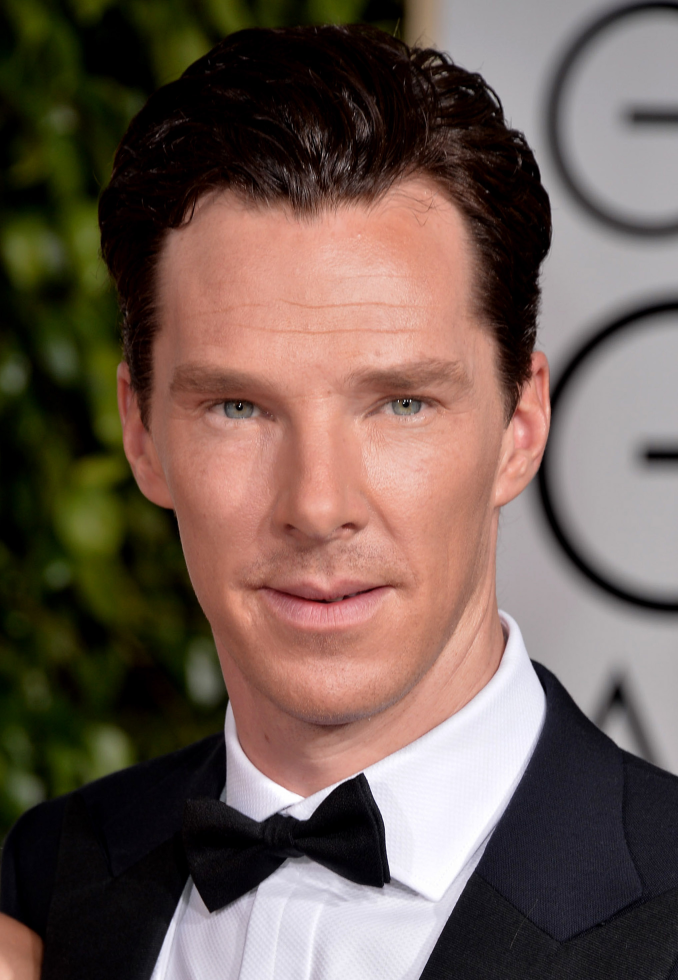
#> input picture Dataset/Train/Benedict Cumberbatch/1.jpg, 2034 x 2940 px (shown at 1/3 size); its folder holds only this picture in this run
$ python Main.py
#> lines starting #> are read from the running program, lines starting #| are printed output that depends on the picture
import cv2
import os
import numpy as np

def get_train_image(path):
    '''
        To get a list of train images, images label, and images index using the given path

        Parameters
        ----------
        path : str
            Location of train root directory

        Returns
        -------
        list
            List containing all the train images
        list
            List containing all train images label
        list
            List containing all train images indexes
    '''
    persons_name = os.listdir(path)

    # gambar muka
    img_list = []

    # label
    class_list = []

    # index
    index_list = []

    for idx, person_name in enumerate(persons_name):
        image_name_path = os.path.join(path,person_name)

        for image_name in os.listdir(image_name_path):
            image_path = os.path.join(image_name_path, image_name)
            image = cv2.imread(image_path)

            height = image.shape[0]
            width = int(image.shape[1] * (200 / height))
            image = cv2.resize(image, (width, 200))

            img_list.append(image)
            index_list.append(idx)

        class_list.append(person_name)
    return img_list, class_list, index_list


def get_all_test_folders(path):
    '''
        To get a list of test subdirectories using the given path

        Parameters
        ----------
        path : str
            Location of test root directory

        Returns
        -------
        list
            List containing all the test subdirectories
    '''
    test_dir = [i for i in os.listdir(path)]
    return test_dir


# [26 lines left out: function get_all_test_images, not called in this run]


def detect_faces_and_filter(faces_list, labels_list=None):
    '''
        To detect a face from given image list and filter it if the face on
        the given image is not equals to one

        Parameters
        ----------
        faces_list : list
            List containing all loaded images
        labels_list : list
            List containing all image classes labels

        Returns
        -------
        list
            List containing all filtered and cropped face images in grayscale
        list
            list containing image gray face location
        list
            List containing all filtered image classes label
    '''
    image = []
    face_locs = []
    label = []

    face_cascade = cv2.CascadeClassifier('haarcascade_frontalface_default.xml')


    for i, j in enumerate(faces_list):
        gray_img = cv2.cvtColor(j, cv2.COLOR_BGR2GRAY)

        detected_faces = face_cascade.detectMultiScale(gray_img, scaleFactor = 1.3, minNeighbors = 5)
        if len(detected_faces) < 1:
            continue

        (x, y, w, h) = detected_faces[0]
        face_img = gray_img[y:y+h, x:x+w]
        image.append(face_img)
        face_locs.append(detected_faces[0])

        if labels_list is not None:
            label.append(labels_list[i])

    return image, face_locs, label


def train(grayed_images_list, grayed_labels_list):
    '''
        To create and train face recognizer object

        Parameters
        ----------
        grayed_images_list : list
            List containing all filtered and cropped face images in grayscale
        grayed_labels : list
            List containing all filtered image classes label

        Returns
        -------
        object
            Recognizer object after being trained with cropped face images
    '''
    face_recognizer = cv2.face.LBPHFaceRecognizer_create()
    face_recognizer.train(grayed_images_list, np.array(grayed_labels_list))

    return face_recognizer


# [104 lines left out: functions predict, check_attandee, write_prediction, combine_and_show_result, not called in this run]


def main():

    train_path = "./Dataset/Train"

    faces_list, labels_list, indexes_list = get_train_image(train_path)
#> in get_train_image, image is the input picture: shape (2940, 2034, 3); mean B, G, R 82.5, 91, 109.4
#> in get_train_image, `image = cv2.resize(image, (width, 200))`:
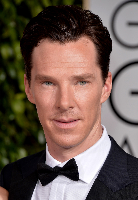
#> image: shape (200, 138, 3); mean B, G, R 82.4, 90.9, 109.3
#> faces_list = 1 item; labels_list = ['Benedict Cumberbatch']; indexes_list = [0]
    grayed_trained_images_list, _, grayed_trained_labels_list = detect_faces_and_filter(faces_list, indexes_list)
#> the loop in detect_faces_and_filter, `for i, j in enumerate(faces_list):` made 1 pass
#> (x, y, w, h) on pass 1: (18, 46, 93, 93)
#> pass 1, in detect_faces_and_filter, `gray_img = cv2.cvtColor(j, cv2.COLOR_BGR2GRAY)`:
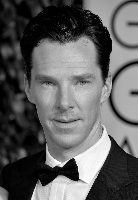
#> gray_img: shape (200, 138); min 0, max 255, mean 95.4
#> pass 1, in detect_faces_and_filter, `face_img = gray_img[y:y+h, x:x+w]`:
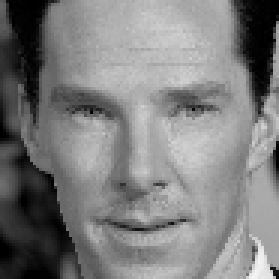
#> face_img: shape (93, 93) (shown 3 times larger); min 0, max 244, mean 125.2
#> after the loop in detect_faces_and_filter, `for i, j in enumerate(faces_list):`: face_locs = [[18, 46, 93, 93]]; image = 1 item; label = [0]
#> grayed_trained_images_list = 1 item; grayed_trained_labels_list = [0]
    recognizer = train(grayed_trained_images_list, grayed_trained_labels_list)

    test_path = "./Dataset/Test"

    test_images_folder = get_all_test_folders(test_path)

    for index, room in enumerate(test_images_folder):
        test_images_list = get_all_test_images(test_path + '/' + room)
        grayed_test_image_list, grayed_test_location, _ = detect_faces_and_filter(test_images_list)
        predict_results = predict(recognizer, grayed_test_image_list)
        predicted_test_image_list = write_prediction(predict_results, test_images_list, grayed_test_location, labels_list, index+1)
        combine_and_show_result(room, predicted_test_image_list)


if __name__ == "__main__":
#> (the run stopped early here; a loop or call above may not have finished)

$ run again, on Dataset/Train/Benedict Cumberbatch/4.jpg
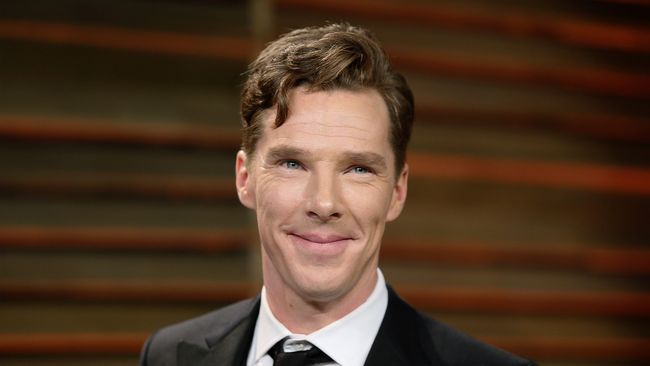
#> input picture Dataset/Train/Benedict Cumberbatch/4.jpg, 650 x 366 px
#> in get_train_image, image is the input picture: shape (366, 650, 3); mean B, G, R 35.5, 54.4, 79.7
#> faces_list = 1 item; labels_list = ['Benedict Cumberbatch']; indexes_list = [0]
#> the loop in detect_faces_and_filter, `for i, j in enumerate(faces_list):` made 1 pass
#> (x, y, w, h) on pass 1: (130, 52, 98, 98)
#> pass 1, in detect_faces_and_filter, `gray_img = cv2.cvtColor(j, cv2.COLOR_BGR2GRAY)`:
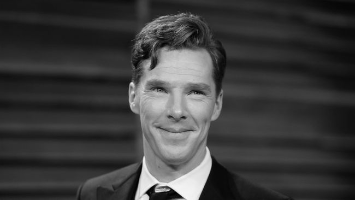
#> gray_img: shape (200, 355); min 0, max 250, mean 59.7
#> pass 1, in detect_faces_and_filter, `face_img = gray_img[y:y+h, x:x+w]`:
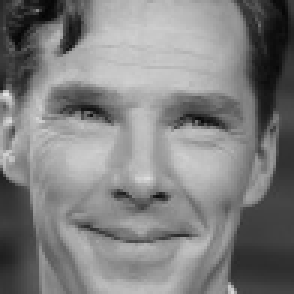
#> face_img: shape (98, 98) (shown 3 times larger); min 4, max 227, mean 128.2
#> after the loop in detect_faces_and_filter, `for i, j in enumerate(faces_list):`: face_locs = [[130, 52, 98, 98]]; image = 1 item; label = [0]
#> grayed_trained_images_list = 1 item; grayed_trained_labels_list = [0]

$ run again, on Dataset/Train/Benedict Cumberbatch/5.jpg
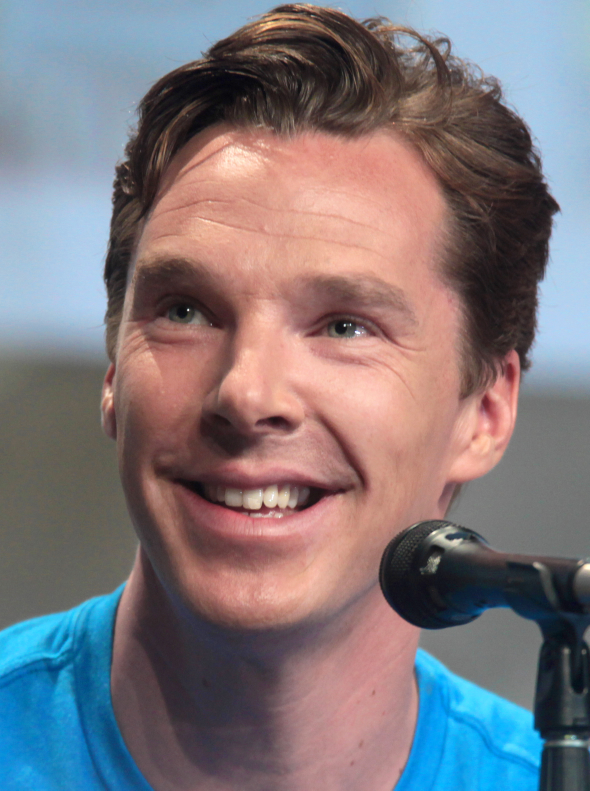
#> input picture Dataset/Train/Benedict Cumberbatch/5.jpg, 1769 x 2371 px (shown at 1/3 size)
#> in get_train_image, image is the input picture: shape (2371, 1769, 3); mean B, G, R 124, 119, 126.8
#> faces_list = 1 item; labels_list = ['Benedict Cumberbatch']; indexes_list = [0]
#> the loop in detect_faces_and_filter, `for i, j in enumerate(faces_list):` made 1 pass
#> (x, y, w, h) on pass 1: (14, 38, 106, 106)
#> pass 1, in detect_faces_and_filter, `gray_img = cv2.cvtColor(j, cv2.COLOR_BGR2GRAY)`:
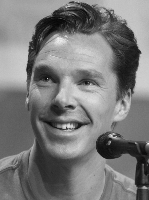
#> gray_img: shape (200, 149); min 7, max 252, mean 121.8
#> pass 1, in detect_faces_and_filter, `face_img = gray_img[y:y+h, x:x+w]`:
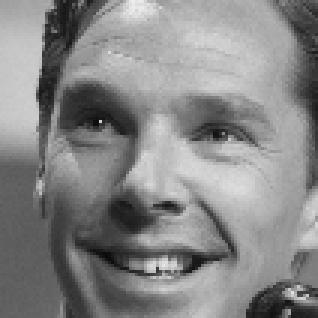
#> face_img: shape (106, 106) (shown 3 times larger); min 9, max 237, mean 134.7
#> after the loop in detect_faces_and_filter, `for i, j in enumerate(faces_list):`: face_locs = [[14, 38, 106, 106]]; image = 1 item; label = [0]
#> grayed_trained_images_list = 1 item; grayed_trained_labels_list = [0]

$ run again, on Dataset/Train/Benedict Cumberbatch/6.jpg
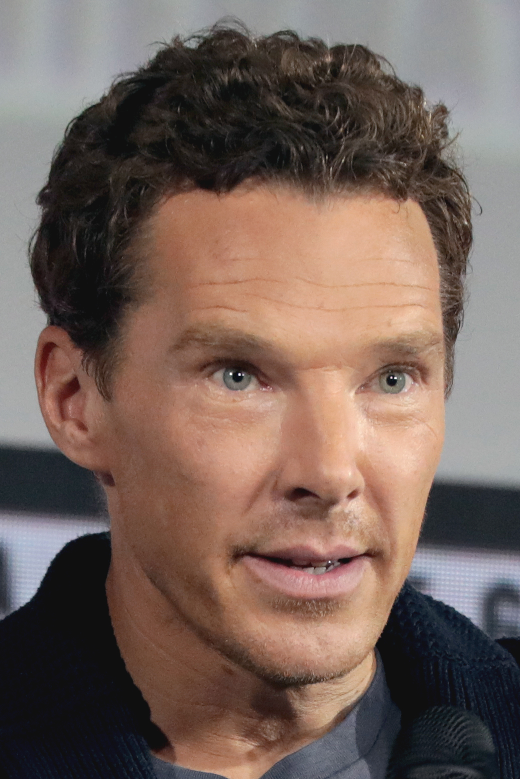
#> input picture Dataset/Train/Benedict Cumberbatch/6.jpg, 1040 x 1558 px (shown at 1/2 size)
#> in get_train_image, image is the input picture: shape (1558, 1040, 3); mean B, G, R 90.7, 98.7, 117.6
#> faces_list = 1 item; labels_list = ['Benedict Cumberbatch']; indexes_list = [0]
#> the loop in detect_faces_and_filter, `for i, j in enumerate(faces_list):` made 1 pass
#> (x, y, w, h) on pass 1: (24, 53, 106, 106)
#> pass 1, in detect_faces_and_filter, `gray_img = cv2.cvtColor(j, cv2.COLOR_BGR2GRAY)`:
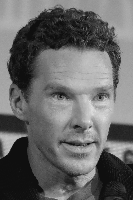
#> gray_img: shape (200, 133); min 14, max 239, mean 103.3
#> pass 1, in detect_faces_and_filter, `face_img = gray_img[y:y+h, x:x+w]`:
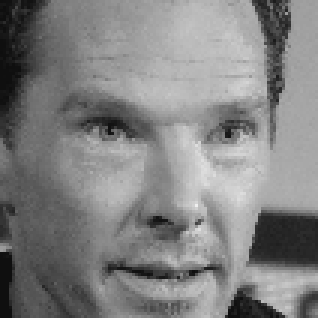
#> face_img: shape (106, 106) (shown 3 times larger); min 14, max 239, mean 129.3
#> after the loop in detect_faces_and_filter, `for i, j in enumerate(faces_list):`: face_locs = [[24, 53, 106, 106]]; image = 1 item; label = [0]
#> grayed_trained_images_list = 1 item; grayed_trained_labels_list = [0]

$ run again, on Dataset/Train/Benedict Cumberbatch/10.jpg
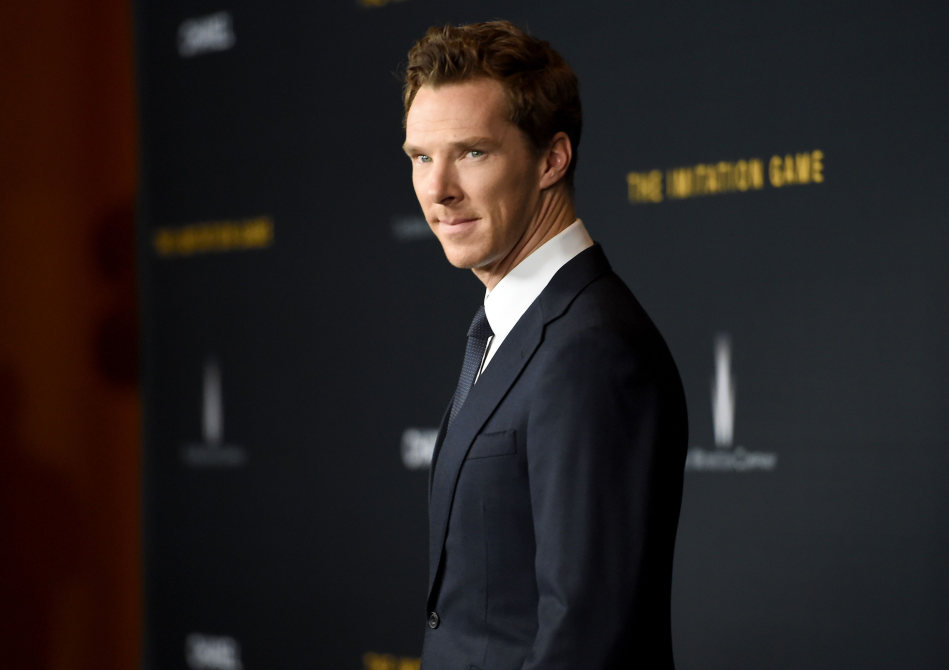
#> input picture Dataset/Train/Benedict Cumberbatch/10.jpg, 3796 x 2680 px (shown at 1/4 size)
#> in get_train_image, image is the input picture: shape (2680, 3796, 3); mean B, G, R 31.8, 31.7, 36.7
#> faces_list = 1 item; labels_list = ['Benedict Cumberbatch']; indexes_list = [0]
#> the loop in detect_faces_and_filter, `for i, j in enumerate(faces_list):` made 1 pass
#> (x, y, w, h) on pass 1: (113, 29, 43, 43)
#> pass 1, in detect_faces_and_filter, `gray_img = cv2.cvtColor(j, cv2.COLOR_BGR2GRAY)`:
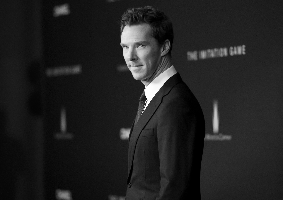
#> gray_img: shape (200, 283); min 0, max 255, mean 33.1
#> pass 1, in detect_faces_and_filter, `face_img = gray_img[y:y+h, x:x+w]`:
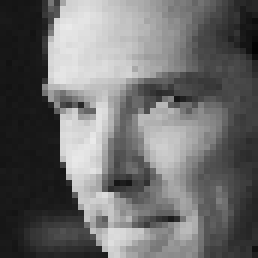
#> face_img: shape (43, 43) (shown 6 times larger); min 3, max 234, mean 107.6
#> after the loop in detect_faces_and_filter, `for i, j in enumerate(faces_list):`: face_locs = [[113, 29, 43, 43]]; image = 1 item; label = [0]
#> grayed_trained_images_list = 1 item; grayed_trained_labels_list = [0]
